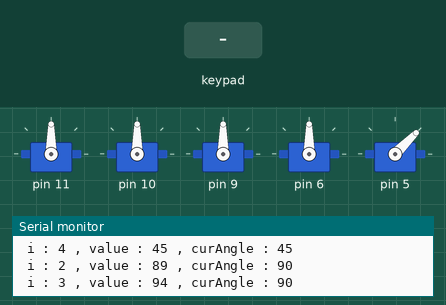
Bench run of a sketch on a simulated Arduino Uno, built with avr-gcc and run on an emulated ATmega328P. Parts: 5 × servo, the last lines printed to the serial monitor. Inputs (shaded band) come from the test bench.

Above: at 2.2 s.
2.3 s: key 'D' pressed
At 2.6 s:
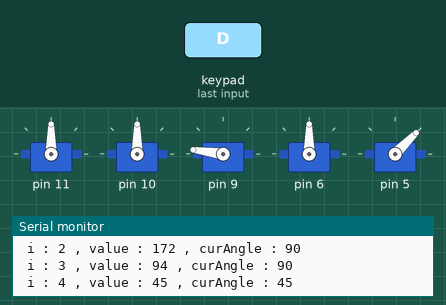
4.3 s: key 'L' pressed
At 4.63 s:
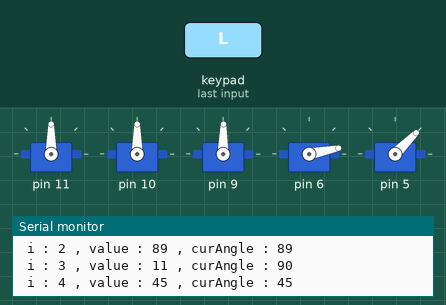
6.3 s: key 'R' pressed
At 6.63 s:
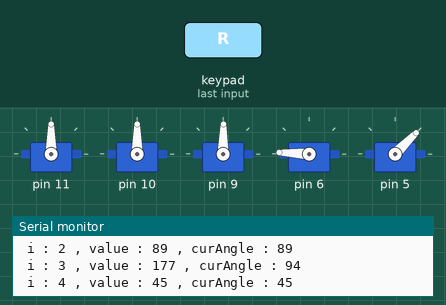
8.3 s: key 'X' pressed
At 8.8 s:
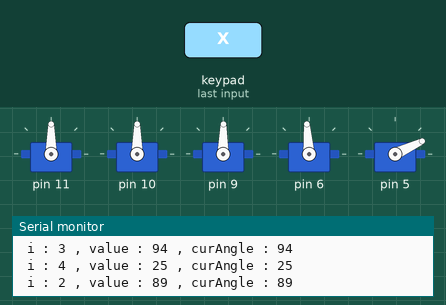
10.4 s: key 'U' pressed
At 10.65 s:
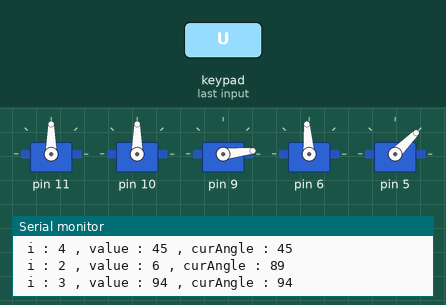
Timing chart, 0 to 13.3 s (numbered marks = the images above; inputs shaded):
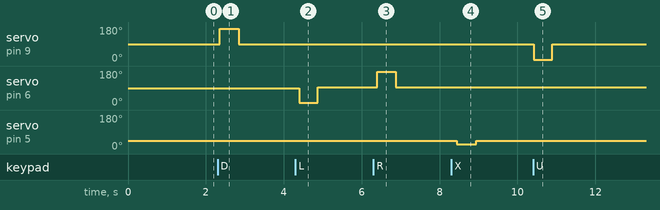

Measured:
- after the input at 2.3 s, servo on pin 9: 90° → 172° after 0.06 s, → 89° 0.48 s later
- after the input at 4.3 s, servo on pin 6: 90° → 11° after 0.10 s, → 94° 0.48 s later
- after the input at 6.3 s, servo on pin 6: 94° → 177° after 0.10 s, → 94° 0.48 s later
- after the input at 8.3 s, servo on pin 5: 45° → 25° after 0.14 s, → 45° 0.51 s later
- after the input at 10.4 s, servo on pin 9: 89° → 6° at once, → 89° 0.47 s later

The sketch:

EEZYbotARMwithNunchuck.ino
```cpp
/**************************************************************
* 5 DOF EEZYbotARM control with nunchuck ver1.0
* Arduino UNO + EEZYbotARM ( 5 servo ) + Wii Nunchuck
* Nunckuck library : https://github.com/GabrielBianconi/ArduinoNunchuk
* programed by beodeulpiri
* http://cafe.naver.com/diymaker
**************************************************************/

#include <Wire.h>
#include <ArduinoNunchuk.h>
#include <Servo.h>

#define BAUDRATE 9600

ArduinoNunchuk nunchuk = ArduinoNunchuk();

const int SERVOS = 5;
int PIN[SERVOS], value[SERVOS], idle[SERVOS], currentAngle[SERVOS], MIN[SERVOS], MAX[SERVOS], INITANGLE[SERVOS];
Servo myservo[SERVOS];

int DELAYTIME = 200;

void setup()
{
	Serial.begin(BAUDRATE);
	nunchuk.init();

	PIN[0] = 11;
	MIN[0] = 5;
	MAX[0] = 179;
	INITANGLE[0] = 90;
	PIN[1] = 10;
	MIN[1] = 5;
	MAX[1] = 179;
	INITANGLE[1] = 90;
	PIN[2] = 9;
	MIN[2] = 5;
	MAX[2] = 179;
	INITANGLE[2] = 90;
	PIN[3] = 6;
	MIN[3] = 5;
	MAX[3] = 179;
	INITANGLE[3] = 90;
	PIN[4] = 5;
	MIN[4] = 5;
	MAX[4] = 179;
	INITANGLE[4] = 45;

	for (int i = 0; i < SERVOS; i++){
		myservo[i].attach(PIN[i]);
		myservo[i].write(INITANGLE[i]);
		delay(DELAYTIME);
		myservo[i].detach();
		value[i] = INITANGLE[i];
		idle[i] = 0;
	}
}

void loop()
{
	nunchuk.update();

	for (int i = 0; i < SERVOS; i++){
		switch(i)
		{
		case 0:
			if(nunchuk.cButton)
				value[i] = map(nunchuk.accelX, 690, 280, MIN[i], MAX[i]);
			else
				continue;
			break;
		case 1:
			if(nunchuk.cButton)
				value[i] = map(nunchuk.accelY, 340, 690, MIN[i], MAX[i]);
			else
				continue;
			break;
		case 2:
			if(!nunchuk.cButton)
				value[i] = map(nunchuk.analogY, 230, 20, MIN[i], MAX[i]) ;
			else
				continue;
			break;
		case 3:
			if(!nunchuk.cButton)
				value[i] = map(nunchuk.analogX, 20, 230, MIN[i], MAX[i]);
			else
				continue;
			break;
		case 4:
			if(!nunchuk.cButton)
			{
				if(nunchuk.zButton)
					value[i] = 25;
				else
					value[i] = 45;
			}
			else
				continue;
			break;
		}
		currentAngle[i] = myservo[i].read();

		Serial.print(" i : ");
		Serial.print(i, DEC);
		Serial.print(" , value : ");
		Serial.print(value[i], DEC);
		Serial.print(" , curAngle : ");
		Serial.println(currentAngle[i], DEC);

		if (value[i] > MIN[i] && value[i] < MAX[i]) {
			idle[i] = 0;
			if (!myservo[i].attached())
				myservo[i].attach(PIN[i]);
			//        if(value[i] > currentAngle[i])
			//          currentAngle[i] = currentAngle[i] + 1;
			//       else
			//          currentAngle[i] = currentAngle[i] - 1;
			//      myservo[i].write(currentAngle[i]);
			if(value[i] > currentAngle[i] + 5 || value[i] < currentAngle[i] - 5)
			{
				myservo[i].write(value[i]);
				delay(DELAYTIME);
				myservo[i].detach();
			}

		} else {
			++idle[i];
		}
		if (idle[i] > 10){
			myservo[i].detach();
			idle[i] = 0;
		}
	}

	delay(30);
}
```
